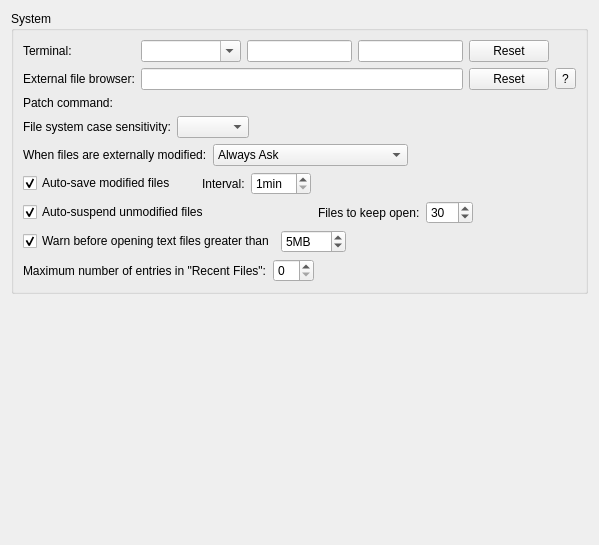
<?xml version="1.0" encoding="UTF-8"?>
<ui version="4.0">
 <class>Core::Internal::SystemSettings</class>
 <widget class="QWidget" name="Core::Internal::SystemSettings">
  <property name="geometry">
   <rect>
    <x>0</x>
    <y>0</y>
    <width>599</width>
    <height>545</height>
   </rect>
  </property>
  <layout class="QVBoxLayout" name="verticalLayout">
   <item>
    <widget class="QGroupBox" name="systemBox">
     <property name="title">
      <string>System</string>
     </property>
     <layout class="QGridLayout" name="gridLayout">
      <item row="0" column="0">
       <widget class="QLabel" name="terminalLabel">
        <property name="text">
         <string>Terminal:</string>
        </property>
       </widget>
      </item>
      <item row="0" column="1">
       <layout class="QHBoxLayout" name="horizontalLayout_8">
        <item>
         <widget class="QComboBox" name="terminalComboBox">
          <property name="sizePolicy">
           <sizepolicy hsizetype="Ignored" vsizetype="Fixed">
            <horstretch>3</horstretch>
            <verstretch>0</verstretch>
           </sizepolicy>
          </property>
          <property name="minimumSize">
           <size>
            <width>100</width>
            <height>0</height>
           </size>
          </property>
          <property name="editable">
           <bool>true</bool>
          </property>
         </widget>
        </item>
        <item>
         <widget class="QLineEdit" name="terminalOpenArgs"/>
        </item>
        <item>
         <widget class="QLineEdit" name="terminalExecuteArgs">
          <property name="toolTip">
           <string>Command line arguments used for &quot;Run in terminal&quot;.</string>
          </property>
         </widget>
        </item>
       </layout>
      </item>
      <item row="0" column="2">
       <widget class="QPushButton" name="resetTerminalButton">
        <property name="toolTip">
         <string comment="Terminal">Reset to default.</string>
        </property>
        <property name="text">
         <string>Reset</string>
        </property>
       </widget>
      </item>
      <item row="1" column="0">
       <widget class="QLabel" name="externalFileBrowserLabel">
        <property name="text">
         <string>External file browser:</string>
        </property>
       </widget>
      </item>
      <item row="1" column="1">
       <widget class="QLineEdit" name="externalFileBrowserEdit"/>
      </item>
      <item row="1" column="2">
       <widget class="QPushButton" name="resetFileBrowserButton">
        <property name="toolTip">
         <string comment="File Browser">Reset to default.</string>
        </property>
        <property name="text">
         <string>Reset</string>
        </property>
       </widget>
      </item>
      <item row="1" column="3">
       <widget class="QToolButton" name="helpExternalFileBrowserButton">
        <property name="text">
         <string>?</string>
        </property>
       </widget>
      </item>
      <item row="2" column="0">
       <widget class="QLabel" name="patchCommandLabel">
        <property name="text">
         <string>Patch command:</string>
        </property>
       </widget>
      </item>
      <item row="2" column="1" colspan="2">
       <widget class="Utils::PathChooser" name="patchChooser" native="true"/>
      </item>
      <item row="3" column="0" colspan="2">
       <widget class="QWidget" name="fileSystemCaseSensitivityWidget" native="true">
        <layout class="QHBoxLayout" name="horizontalLayout">
         <property name="leftMargin">
          <number>0</number>
         </property>
         <property name="topMargin">
          <number>0</number>
         </property>
         <property name="rightMargin">
          <number>0</number>
         </property>
         <property name="bottomMargin">
          <number>0</number>
         </property>
         <item>
          <widget class="QLabel" name="label">
           <property name="toolTip">
            <string>Influences how file names are matched to decide if they are the same.</string>
           </property>
           <property name="text">
            <string>File system case sensitivity:</string>
           </property>
          </widget>
         </item>
         <item>
          <widget class="QComboBox" name="fileSystemCaseSensitivityChooser"/>
         </item>
         <item>
          <spacer name="horizontalSpacer">
           <property name="orientation">
            <enum>Qt::Horizontal</enum>
           </property>
           <property name="sizeHint" stdset="0">
            <size>
             <width>40</width>
             <height>20</height>
            </size>
           </property>
          </spacer>
         </item>
        </layout>
       </widget>
      </item>
      <item row="4" column="0" colspan="4">
       <layout class="QHBoxLayout" name="horizontalLayout_2">
        <item>
         <widget class="QLabel" name="modifiedLabel">
          <property name="text">
           <string>When files are externally modified:</string>
          </property>
         </widget>
        </item>
        <item>
         <widget class="QComboBox" name="reloadBehavior">
          <property name="currentIndex">
           <number>0</number>
          </property>
          <item>
           <property name="text">
            <string>Always Ask</string>
           </property>
          </item>
          <item>
           <property name="text">
            <string>Reload All Unchanged Editors</string>
           </property>
          </item>
          <item>
           <property name="text">
            <string>Ignore Modifications</string>
           </property>
          </item>
         </widget>
        </item>
        <item>
         <spacer name="horizontalSpacer_3">
          <property name="orientation">
           <enum>Qt::Horizontal</enum>
          </property>
          <property name="sizeHint" stdset="0">
           <size>
            <width>40</width>
            <height>20</height>
           </size>
          </property>
         </spacer>
        </item>
       </layout>
      </item>
      <item row="5" column="0" colspan="3">
       <layout class="QHBoxLayout" name="horizontalLayout_5">
        <item>
         <widget class="QCheckBox" name="autoSaveCheckBox">
          <property name="text">
           <string>Auto-save modified files</string>
          </property>
          <property name="checked">
           <bool>true</bool>
          </property>
         </widget>
        </item>
        <item>
         <spacer name="horizontalSpacer_6">
          <property name="orientation">
           <enum>Qt::Horizontal</enum>
          </property>
          <property name="sizeType">
           <enum>QSizePolicy::Fixed</enum>
          </property>
          <property name="sizeHint" stdset="0">
           <size>
            <width>20</width>
            <height>20</height>
           </size>
          </property>
         </spacer>
        </item>
        <item>
         <widget class="QLabel" name="autoSaveIntervalLabel">
          <property name="text">
           <string>Interval:</string>
          </property>
         </widget>
        </item>
        <item>
         <widget class="QSpinBox" name="autoSaveInterval">
          <property name="suffix">
           <string extracomment="unit for minutes">min</string>
          </property>
          <property name="minimum">
           <number>1</number>
          </property>
         </widget>
        </item>
        <item>
         <spacer name="horizontalSpacer_5">
          <property name="orientation">
           <enum>Qt::Horizontal</enum>
          </property>
          <property name="sizeHint" stdset="0">
           <size>
            <width>40</width>
            <height>20</height>
           </size>
          </property>
         </spacer>
        </item>
       </layout>
      </item>
      <item row="6" column="0" colspan="4">
       <layout class="QHBoxLayout" name="horizontalLayout_3">
        <item>
         <widget class="QCheckBox" name="autoSuspendCheckBox">
          <property name="toolTip">
           <string>Automatically free resources of old documents that are not visible and not modified. They stay visible in the list of open documents.</string>
          </property>
          <property name="text">
           <string>Auto-suspend unmodified files</string>
          </property>
          <property name="checked">
           <bool>true</bool>
          </property>
         </widget>
        </item>
        <item>
         <spacer name="horizontalSpacer_7">
          <property name="orientation">
           <enum>Qt::Horizontal</enum>
          </property>
          <property name="sizeHint" stdset="0">
           <size>
            <width>40</width>
            <height>20</height>
           </size>
          </property>
         </spacer>
        </item>
        <item>
         <widget class="QLabel" name="autoSuspendLabel">
          <property name="toolTip">
           <string>Minimum number of open documents that should be kept in memory. Increasing this number will lead to greater resource usage when not manually closing documents.</string>
          </property>
          <property name="text">
           <string>Files to keep open:</string>
          </property>
         </widget>
        </item>
        <item>
         <widget class="QSpinBox" name="autoSuspendMinDocumentCount">
          <property name="minimum">
           <number>1</number>
          </property>
          <property name="maximum">
           <number>500</number>
          </property>
          <property name="value">
           <number>30</number>
          </property>
         </widget>
        </item>
        <item>
         <spacer name="horizontalSpacer_2">
          <property name="orientation">
           <enum>Qt::Horizontal</enum>
          </property>
          <property name="sizeHint" stdset="0">
           <size>
            <width>40</width>
            <height>20</height>
           </size>
          </property>
         </spacer>
        </item>
       </layout>
      </item>
      <item row="7" column="0" colspan="3">
       <layout class="QHBoxLayout" name="horizontalLayout_4">
        <item>
         <widget class="QCheckBox" name="warnBeforeOpeningBigFiles">
          <property name="text">
           <string>Warn before opening text files greater than</string>
          </property>
          <property name="checked">
           <bool>true</bool>
          </property>
         </widget>
        </item>
        <item>
         <widget class="QSpinBox" name="bigFilesLimitSpinBox">
          <property name="suffix">
           <string>MB</string>
          </property>
          <property name="minimum">
           <number>1</number>
          </property>
          <property name="maximum">
           <number>500</number>
          </property>
          <property name="value">
           <number>5</number>
          </property>
         </widget>
        </item>
        <item>
         <spacer name="horizontalSpacer_4">
          <property name="orientation">
           <enum>Qt::Horizontal</enum>
          </property>
          <property name="sizeHint" stdset="0">
           <size>
            <width>40</width>
            <height>20</height>
           </size>
          </property>
         </spacer>
        </item>
       </layout>
      </item>
      <item row="8" column="0" colspan="3">
       <layout class="QHBoxLayout" name="horizontalLayout_6">
        <item>
         <widget class="QLabel" name="maxRecentFilesLabel">
          <property name="text">
           <string>Maximum number of entries in &quot;Recent Files&quot;:</string>
          </property>
         </widget>
        </item>
        <item>
         <widget class="QSpinBox" name="maxRecentFilesSpinBox"/>
        </item>
        <item>
         <spacer name="horizontalSpacer_8">
          <property name="orientation">
           <enum>Qt::Horizontal</enum>
          </property>
          <property name="sizeHint" stdset="0">
           <size>
            <width>40</width>
            <height>20</height>
           </size>
          </property>
         </spacer>
        </item>
       </layout>
      </item>
     </layout>
    </widget>
   </item>
   <item>
    <spacer name="verticalSpacer">
     <property name="orientation">
      <enum>Qt::Vertical</enum>
     </property>
     <property name="sizeHint" stdset="0">
      <size>
       <width>20</width>
       <height>30</height>
      </size>
     </property>
    </spacer>
   </item>
  </layout>
 </widget>
 <customwidgets>
  <customwidget>
   <class>Utils::PathChooser</class>
   <extends>QWidget</extends>
   <header location="global">utils/pathchooser.h</header>
   <container>1</container>
   <slots>
    <signal>editingFinished()</signal>
    <signal>browsingFinished()</signal>
   </slots>
  </customwidget>
 </customwidgets>
 <tabstops>
  <tabstop>resetTerminalButton</tabstop>
  <tabstop>externalFileBrowserEdit</tabstop>
  <tabstop>resetFileBrowserButton</tabstop>
  <tabstop>helpExternalFileBrowserButton</tabstop>
  <tabstop>fileSystemCaseSensitivityChooser</tabstop>
  <tabstop>reloadBehavior</tabstop>
  <tabstop>autoSaveCheckBox</tabstop>
  <tabstop>autoSaveInterval</tabstop>
  <tabstop>autoSuspendCheckBox</tabstop>
  <tabstop>autoSuspendMinDocumentCount</tabstop>
  <tabstop>warnBeforeOpeningBigFiles</tabstop>
  <tabstop>bigFilesLimitSpinBox</tabstop>
 </tabstops>
 <resources/>
 <connections/>
</ui>
